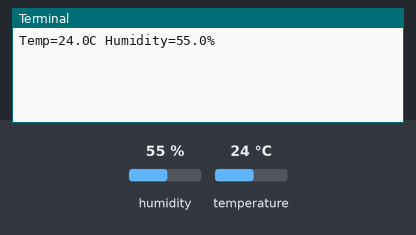
This program was run on a simulated Raspberry Pi (BCM pin numbers). Shown: the last lines printed to the terminal. Inputs (shaded band) come from the test bench; at power-on: humidity 55 %, temperature 24 °C.

Above: at 1.2 s.
1.3 s: humidity set to 22 %
At 5.0 s:
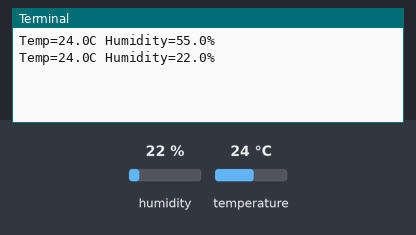
5.9 s: temperature set to 12 °C
At 8.6 s:
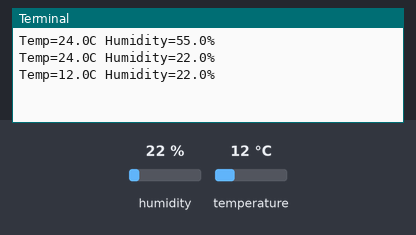
10.5 s: humidity set to 40 %
At 12.2 s:
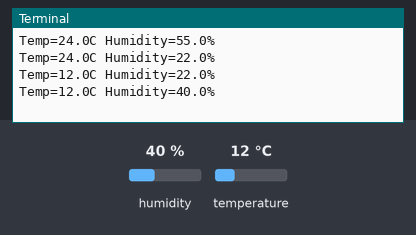
Timing chart, 0 to 13.7 s (numbered marks = the images above; inputs shaded):
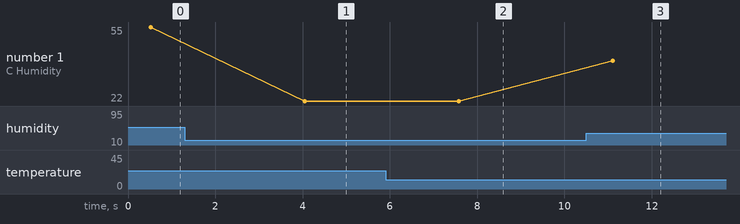

The program:

dht22.py
```python
import Adafruit_DHT
import time

DHT_SENSOR = Adafruit_DHT.DHT22
DHT_PIN = 26

while True:
  humidity, temperature = Adafruit_DHT.read(DHT_SENSOR, DHT_PIN)
  if humidity is not None and temperature is not None:
    print("Temp={0:0.1f}C Humidity={1:0.1f}%".format(temperature, humidity))
  else:
    print("Sensor failure. Check wiring.");
  time.sleep(3);
```

Measured:
- after the input at 1.3 s, the terminal: prints a new line after 2.8 s (image 1)
- after the input at 5.9 s, the terminal: prints a new line after 1.7 s (image 2)
- after the input at 10.5 s, the terminal: prints a new line after 0.60 s (image 3)
- plotted number 1: 55 → 22 after the input at 1.3 s, 22 → 40 after the input at 10.5 s
